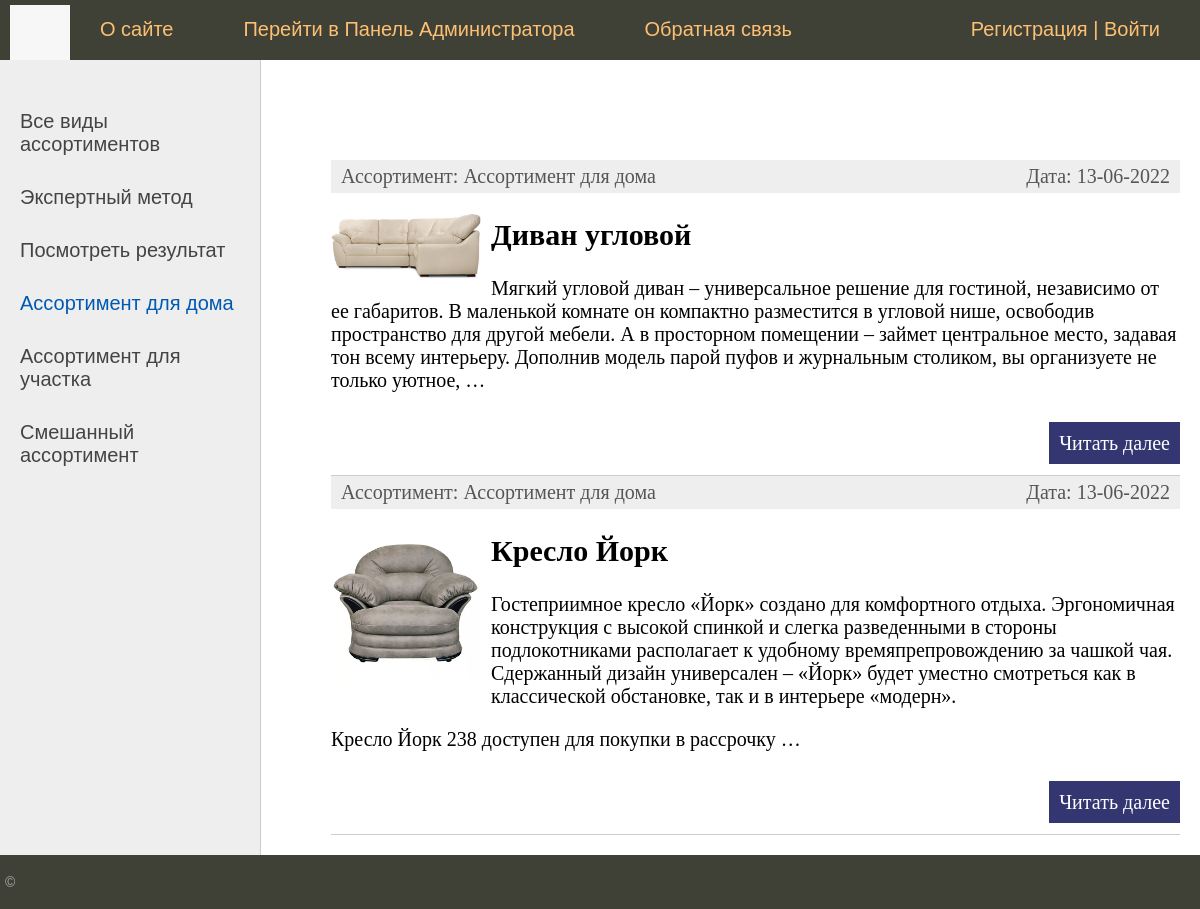
/category/dlya-doma/, run on the app's committed database.
### furniture/models.py (models this page shows, shortened)
class Category(models.Model):
        name = models.CharField(max_length=100, db_index=True, verbose_name='Ассортимент')
        slug = models.SlugField(max_length=255, unique=True, db_index=True, verbose_name="URL")
        def __str__(self):
            return self.name
        def get_absolute_url(self):
            return reverse('category', kwargs={'cat_slug': self.slug})
        class Meta:
            verbose_name ='Ассортимент'
            verbose_name_plural ='Ассортименты'
            ordering=['id']

class Furniture(models.Model):
    title = models.CharField(max_length=255, verbose_name="Название")
    slug = models.SlugField(max_length=255, unique=True, db_index=True, verbose_name="URL")
    content = models.TextField(blank=True, verbose_name="Содержимое")
    photo = models.ImageField(upload_to="photos/%Y/%m/%d", verbose_name= "Фото")
    time_create = models.DateField(auto_now_add=True, verbose_name="Дата создания")
    time_update = models.DateField(auto_now=True,verbose_name="Время редактирования")
    is_published=models.BooleanField(default=True, verbose_name="Публикация")
    cat = models.ForeignKey('Category', on_delete=models.PROTECT,  verbose_name="Принадлежность к ассортименту")
    def get_absolute_url(self):
        return reverse('post', kwargs ={'post_slug': self.slug})
    class Meta:
        verbose_name = 'Мебельная фабрика'
        verbose_name_plural = 'Мебельная фабрика'
        ordering = ['time_create','title']

### furniture/views.py (the view)
# urls.py: path('category/<slug:cat_slug>/',FurnitureCategory.as_view(), name='category'),
class FurnitureCategory(DataMixin,ListView):
    model = Furniture
    template_name = 'furniture/index.html'
    context_object_name = 'posts'
    allow_empty = False
    def get_queryset(self):
        return Furniture.objects.filter(cat__slug=self.kwargs['cat_slug'], is_published=True)
    def get_context_data(self, *, object_list=None, **kwargs):
        context = super().get_context_data(**kwargs)
        c_def = self.get_user_context(title='Ассортимент - ' + str(context['posts'][0].cat),
                                      cat_selected=context['posts'][0].cat_id)
        return dict(list(context.items()) + list(c_def.items()))

### furniture/utils.py (called while the page is built)
        def get_user_context(self, **kwargs):
                context = kwargs
                cats = Category.objects.all()
                cats = Category.objects.annotate(Count('furniture'))
                user_menu = menu.copy()
                if not self.request.user.is_authenticated:
                        user_menu.pop(1)
                context['menu'] = menu
                context['cats'] = cats
                if 'cat_selected' not in context:
                        context['cat_selected'] = 0
                return context

### furniture/templates/furniture/index.html (shortened to what this page needs)
{% extends 'Furniture/base.html' %}
{% block content %}
<ul class="list-articles">
	{% for p in object_list %}
			<li><div class="article-panel">
	<p class="first">Ассортимент: {{p.cat}}</p>
	<p class="last">Дата: {{p.time_update|date:"d-m-Y"}}</p>
</div>
{% if p.photo %}
	<p><img class="img-article-left thumb" src="{{p.photo.url}}"></p>
{% endif %}
				<h2>{{p.title}}</h2>
	{% autoescape on %}
	{{p.content|linebreaks|truncatewords:50}}
	{% endautoescape %}
			<p class="link-read-post"><a href="{{ p.get_absolute_url }}">Читать далее</a></p>
			</li>
	{% endfor %}
</ul>
{% endblock %}

### furniture/templates/furniture/base.html (shortened to what this page needs)
{% load static %}
{% load furniture_tags %}
<!DOCTYPE html>
<html>
<head>
	<link type="text/css" href="{% static 'Furniture/css/style.css' %}" rel="stylesheet" />
</head>
<body>
<table class="table-page" border=0 cellpadding="0" cellspacing="0">
<tr><td valign=top>
{% block mainmenu %}
		<div class="header">
			<ul id="mainmenu" class="mainmenu">
			<li class="logo"><a href="{% url 'home' %}"><div class="logo"></div></a></li>
{% for m in menu %}
			<li><a href="{% url m.url_name %}">{{m.title}}</a></li>
{% endfor %}
				{% if request.user.is_authenticated %}
				<li class="last"> {{user.username}} | <a href="{% url 'logout' %}">Выйти</a></li>
				{% else %}
				<li class="last"><a href="{% url 'register' %}">Регистрация</a> | <a href="{% url 'login' %}">Войти</a></li>
				{% endif %}
			</ul>
		</div>
{% endblock mainmenu %}
<table class="table-content" border=0 cellpadding="0" cellspacing="0">
<tr>
	<td valign="top" class="left-chapters">
	<ul id="leftchapters">
{% if cat_selected == 0 %}
		<li class="selected">Все виды ассортиментов</li>
{% else %}
		<li><a href="{% url 'home' %}">Все виды ассортиментов</a></li>
{% endif %}
<li><a href="{% url 'grade' %}">Экспертный метод</a></li> <li><a href="{% url 'mass' %}">Посмотреть результат</a></li>
{% for c in cats %}
{% if c.furniture__count > 0 %}
	{% if c.pk == cat_selected %}
		<li class="selected">{{c.name}}</li>
	{% else %}
		<li><a href="{{ c.get_absolute_url }}">{{c.name}}</a></li>
	{% endif %}
{% endif %}
{% endfor %}
	</ul>
</td>
<td valign="top" class="content">
	<div class="content-text">
{% block content %}
{% endblock %}
	</div>
</td></tr></table>
</td></tr>
<tr><td valign=top>
	<div id="footer">
		<p>&copy</p>
	</div>
</td></tr></table>
</body>
</html>

### furniture/static/Furniture/css/style.css (style rules this page uses)
html, body { font-family: 'Arial'; margin: 0; padding: 0; height: 100%; width: 100%; color: #444; }
a { color: #0059b2; text-decoration: none; }
img { max-width: 600px; height: auto; }
img.img-article-left { max-width: 300px; height: auto; float: left; padding: 0 10px 10px 0; }
img.img-article-left.thumb { max-width: 150px; height: auto; }
p.link-read-post { text-align: right; }
p.link-read-post a { padding: 10px; min-width: 100px; background: #333671; color: #fff; text-decoration: none; }
div.article-panel { background: #eee; padding: 5px 10px 5px 10px; box-sizing: border-box; overflow: hidden; color: #555; }
div.article-panel p.first { margin: 0; float: left; }
div.article-panel p.last { margin: 0; float: right; }
ul.list-articles { list-style: none; margin: 0; padding: 0; }
ul.list-articles li { border-bottom: 1px solid #ccc; }
.table-page { width: 100%; height: 100%; vertical-align: top; }
.table-page tr { height: 100%; }
.header { background: #3F4137; height: 60px; }
.logo { background: url('../images/logo.png') no-repeat 10px 5px; width: 70px; height: 60px; }
ul.mainmenu { list-style: none; margin: 0; padding: 0; height: 60px; color: #fdc073; font-size: 20px; overflow: hidden; }
ul.mainmenu li { float: left; margin: 18px 40px 0 30px; }
ul.mainmenu li.logo { margin: 0; }
ul.mainmenu li.last { float: right; }
ul.mainmenu li a { color: #fdc073; text-decoration: none; }
.table-content { width: 100%; min-height: 100%; height: 100%; }
.left-chapters { margin: 0; background: #eee; border-right: 1px solid #ccc; min-height: 100%; }
.left-chapters ul { width: 230px; min-height: 100%; margin: 0; padding: 20px 10px 10px 20px; list-style: none; font-size: 20px; }
.left-chapters ul li { margin: 30px 0 0 0; color: #999; }
.left-chapters ul li.selected { color: #0059b2; }
.left-chapters ul li a { color: #444; text-decoration: none; }
.content { padding: 40px 20px 20px 40px; width: 100%; box-sizing: border-box; }
.content-text { margin: 60px 0 0 30px; color: #000; font-size: 20px; font-family: Yandex Sans Display Light; }
#footer { box-sizing: border-box; background: #3F4137; padding: 5px; color: #aaa; font-size: 14px; font-family: Verdana, Geneva, Arial, Helvetica; text-align: left; overflow: hidden; }

### data on the page
Category: name "Ассортимент для дома"
Category: name "Ассортимент для участка"
Category: name "Смешанный ассортимент"
Furniture: cat "Ассортимент для дома", time_update "13-06-2022", photo (picture), title "Диван угловой", content "Мягкий угловой диван – универсальное решение для гостиной, независимо от ее габаритов. В маленькой комнате он компактно разместится в угловой нише, освободив пространство для другой мебели. А в просторном помещении – займет центральное место, задавая тон всему интерьеру. Дополнив модель парой пуфов и журнальным столиком, вы организуете не только уютное, …"
Furniture: cat "Ассортимент для дома", time_update "13-06-2022", photo (picture), title "Кресло Йорк", content "Гостеприимное кресло «Йорк» создано для комфортного отдыха. Эргономичная конструкция с высокой спинкой и слегка разведенными в стороны подлокотниками располагает к удобному времяпрепровождению за чашкой чая. Сдержанный дизайн универсален – «Йорк» будет уместно смотреться как в классической обстановке, так и в интерьере «модерн». Кресло Йорк 238 доступен для покупки в рассрочку …"

### other printed values
{{ m.title }} "О сайте" "Перейти в Панель Администратора" "Обратная связь"
